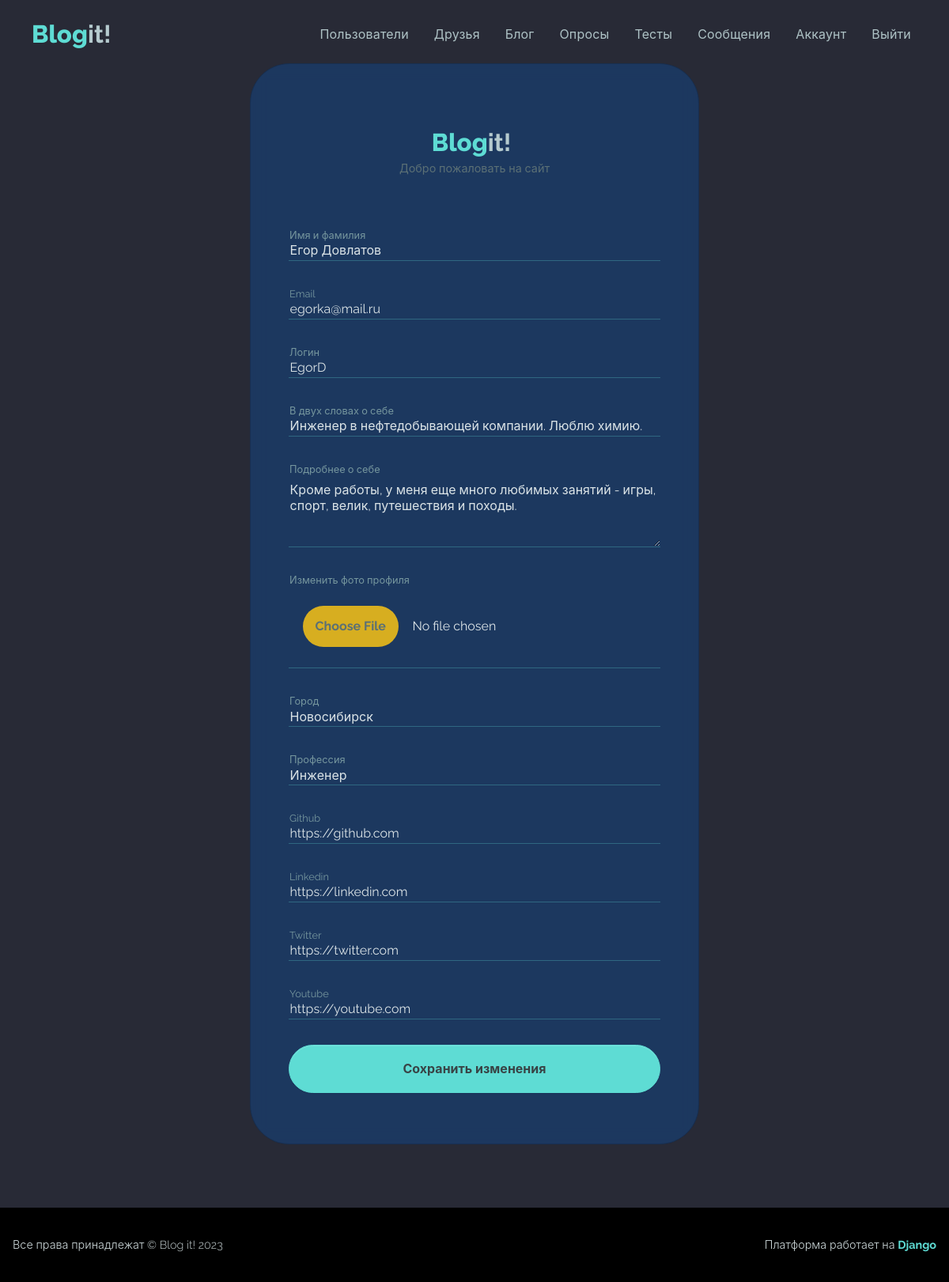
Page /edit-account/ (signed in) on the committed database.
### users/models.py (models this page shows, shortened)
class Profile(models.Model):
    user = models.OneToOneField(User,
        on_delete=models.CASCADE)
    name = models.CharField(max_length=50,
        blank=True, null=True)
    email = models.EmailField(max_length=50,
        blank=True, null=True)
    username = models.CharField(max_length=50,
        blank=True, null=True)
    summary = models.CharField(max_length=100,
        blank=True, null=True)
    city = models.CharField(max_length=20,
        blank=True, null=True)
    profession = models.CharField(max_length=50,
        blank=True, null=True)
    about = models.TextField(blank=True, null=True)
    image = models.ImageField(
        null=True, blank=True, upload_to='profile_images',
        default='profile_images/default.jpg')
    github = models.CharField(max_length=100,
        default='https://github.com')
    twitter = models.CharField(max_length=100,
        default='https://twitter.com')
    linkedin = models.CharField(max_length=100,
        default='https://linkedin.com')
    youtube = models.CharField(max_length=100,
        default='https://youtube.com')
    website = models.CharField(max_length=100,
        default='https://mysite.com')
    created = models.DateTimeField(auto_now_add=True)
    follows = models.ManyToManyField(
        'self', related_name='followed_by',
        symmetrical=False, blank=True
    )
    class Meta:
        ordering = ['created']
        verbose_name = 'Профиль'
        verbose_name_plural = 'Профили'

### users/views.py (the view)
# urls.py: path('edit-account/', views.editAccount,
@login_required
def editAccount(request):
    profile = request.user.profile
    form = ProfileForm(instance=profile)
    if request.method == 'POST':
        form = ProfileForm(request.POST, request.FILES,
            instance=profile)
        if form.is_valid():
            form.save()
            return redirect('account')
    context = {'form': form}
    return render(request,
        'users/profile_form.html', context)

### users/forms.py
class ProfileForm(ModelForm):
    class Meta:
        model = Profile
        fields = ['name', 'email', 'username',
                  'summary', 'about', 'image',
                  'city', 'profession',
                  'github', 'linkedin', 'twitter',
                  'youtube']
        labels = {
            'name': 'Имя и фамилия',
            'email': 'Email',
            'username':'Логин',
            'city': 'Город',
            'profession': 'Профессия',
            'summary': 'В двух словах о себе',
            'about': 'Подробнее о себе',
            'image': 'Изменить фото профиля',
        }
        widgets = {
            'image': FileInput(),
        }
    def __init__(self, *args, **kwargs):
        super(ProfileForm, self).__init__(*args, **kwargs)
        for name, field in self.fields.items():
            field.widget.attrs.update({'class': 'form-control input-box form-ensurance-header-control'})

### users/templates/users/profile_form.html (shortened to what this page needs)
{% extends 'base.html' %}
{% block content %}
    <section>
        <div class="mt-5 mb-5">
            <div class="d-flex justify-content-center align-items-center">
                <div class="container">
                    <div class="row d-flex justify-content-center">
                        <div class="col-12 col-md-8 col-lg-6">
                            <div class="card card-bg">
                                <div class="card-body p-5">
                                    <form class="form"
                                          method="POST"
                                          action="{% url 'edit-account' %}"
                                          enctype="multipart/form-data">
                                        <div class="mb-3 mt-md-4">
                                            <div class="text-center">
                                                <a class="navbar-brand" href="{% url 'profiles' %}"><span class="text-primary fs-3 ms-2 fw-bolder">Blog</span><span class="fw-bold text-300 fs-3">it!</span></a>
                                            </div>
                                            <p class="mb-5 text-center">Добро пожаловать на сайт</p>
                                            {% for field in form %}
                                                <div class="form-floating mb-3">
                                                    <label for="{{ field.name }}" class="form-label">{{ field.label }}</label>
                                                    {{ field }}
                                                </div>
                                            {% endfor %}
                                            <div class="col-12 d-grid">
                                                <button class="btn btn-primary rounded-pill mt-3" type="submit">Сохранить изменения</button>
                                            </div>
                                        </div>
                                    </form>
                                </div>
                            </div>
                        </div>
                    </div>
                </div>
            </div>
        </div>
    </section>
{% endblock content %}

### rows in the picture
Profile: form "Егор Довлатов" "egorka@mail.ru" "EgorD" "Инженер в нефтедобывающей компании. Люблю химию." "Кроме работы, у меня еще много любимых занятий - игры, спорт, велик, путешествия и походы." "Новосибирск" "Инженер" "https://github.com" "https://linkedin.com" "https://twitter.com" "https://youtube.com"

### other values in the picture
{{ field.label }} "Имя и фамилия" "Email" "Логин" "В двух словах о себе" "Подробнее о себе" "Изменить фото профиля" "Город" "Профессия" "Github" "Linkedin" "Twitter" "Youtube"
